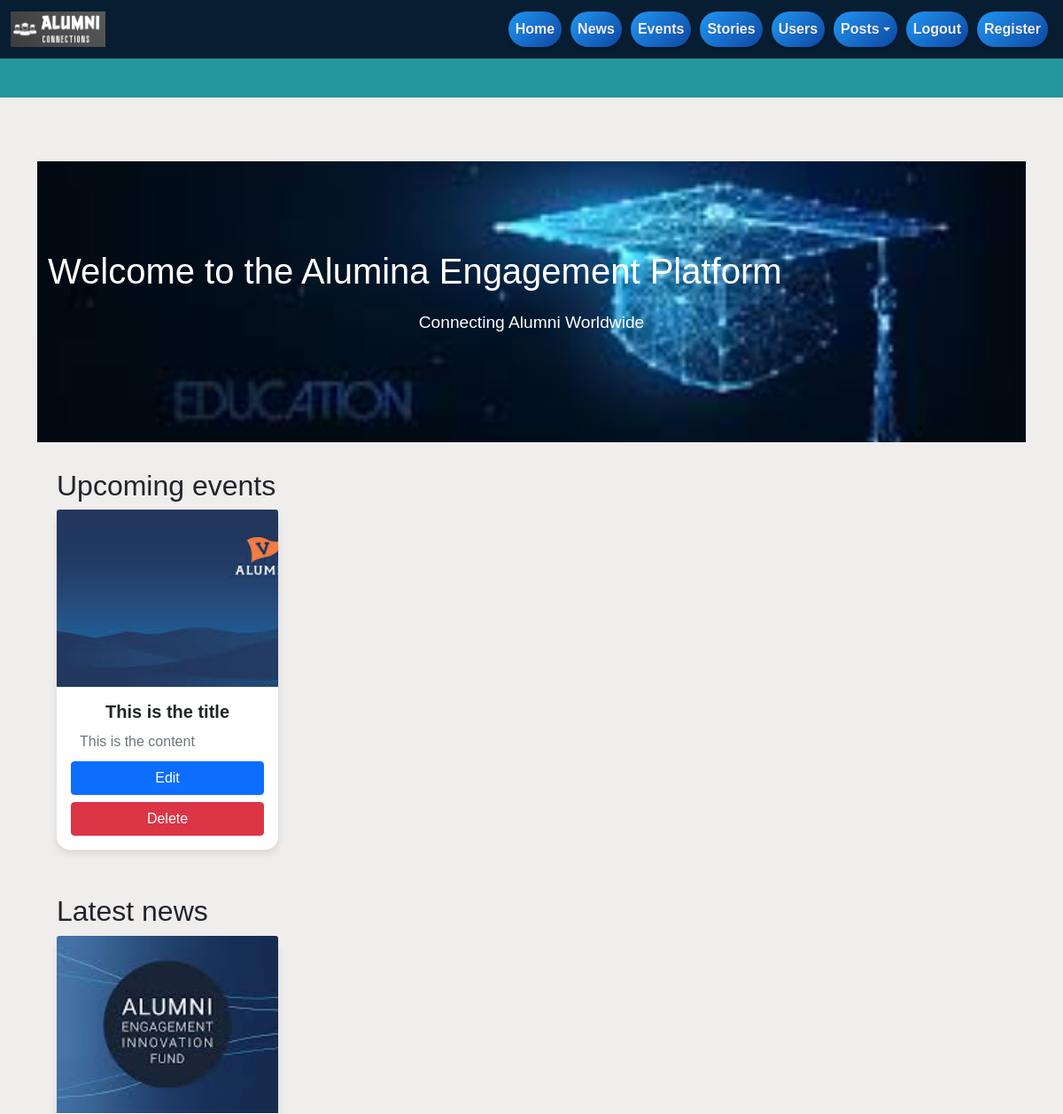
Page /admin (signed in, upper part) on the earlier database version.
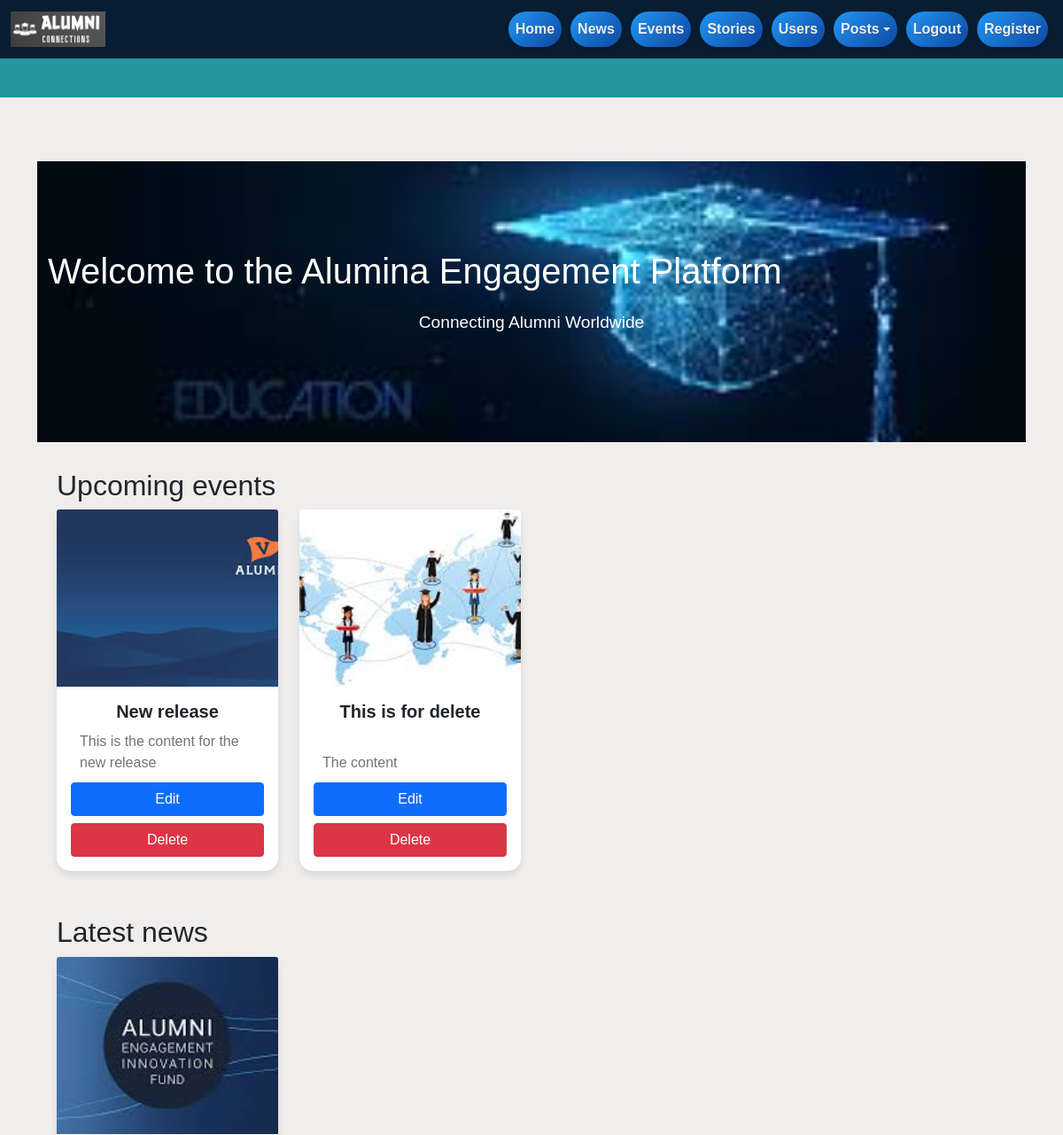
Same page on the later database version.
### app/models.py (models this page shows, shortened)
class Post(db.Model):
    id = db.Column(db.Integer, primary_key=True)
    title = db.Column(db.String(100), nullable=False)
    date_posted = db.Column(db.DateTime, nullable=False, default=datetime.utcnow)
    content = db.Column(db.Text, nullable=False)
    image_file = db.Column(db.String(20), nullable=True)
    user_id = db.Column(db.Integer, db.ForeignKey('user.id'), nullable=False)
    likes = db.relationship('Like', backref='post', lazy=True)
    comments = db.relationship('Comment', backref='post', lazy=True)
    link = db.Column(db.String(255), nullable=True)
    category = db.Column(db.String(25), nullable=True)

### app/routes.py (the view)
@main.route("/admin")
def admin():
    posts = Post.query.filter_by(category='post').all()
    news = Post.query.filter_by(category='news').all()
    events = Post.query.filter_by(category='event').all()
    event_registrations = read_event_registrations()
    if current_user.is_authenticated:
        return render_template('admin.html', posts = posts, news = news, events = events, event_registrations = event_registrations)
    return redirect(url_for('auth.adminLogin'))

### app/models.py (called while the page is built)
@login_manager.user_loader
def load_user(user_id):
    return User.query.get(int(user_id))

### app/utils.py (called while the page is built)
def read_event_registrations():
    csv_file_path = 'app/docs/event_registrations.csv'
    registrations = []
    if os.path.isfile(csv_file_path):
        with open(csv_file_path, 'r') as csvfile:
            reader = csv.DictReader(csvfile)
            for row in reader:
                registrations.append(row)
    return registrations

### app/templates/admin.html (shortened to what this page needs)
<!DOCTYPE html>
<html lang="en">
<head>
    <link href="https://cdn.jsdelivr.net/npm/bootstrap@5.0.2/dist/css/bootstrap.min.css" rel="stylesheet">
    <link rel="stylesheet" href="{{ url_for('static', filename='css/custom.css') }}">
</head>
<body>
    <nav class="navbar navbar-expand-lg navbar-custom fixed-top">
        <div class="container-fluid">
            <a class="navbar-brand" href="{{ url_for('main.home') }}">
                <img src="{{ url_for('static', filename='images/alumni copy.png') }}" alt="Alumina Logo">
            </a>
            <div class="collapse navbar-collapse" id="navbarNavDropdown">
                <ul class="navbar-nav ms-auto">
                    <li class="nav-item">
                        <a class="nav-link" href="{{ url_for('main.home') }}">Home</a>
                    </li>
                    <li class="nav-item">
                        <a class="nav-link" href="#latest-news">News</a>
                    </li>
                    <li class="nav-item">
                        <a class="nav-link" href="#upcoming-events">Events</a>
                    </li>
                    <li class="nav-item">
                        <a class="nav-link" href="#stories">Stories</a>
                    </li>
                    <li class="nav-item">
                        <a class="nav-link" href="{{url_for('main.user_list')}}">Users</a>
                    </li>
                    <li class="nav-item dropdown">
                        <a class="nav-link dropdown-toggle" href="#" role="button" data-bs-toggle="dropdown" aria-expanded="false">
                          Posts
                        </a>
                      </li>
                    <li class="nav-item">
                        <a class="nav-link" href="{{ url_for('auth.logout') }}">Logout</a>
                    </li>
                        <li class="nav-item"><a class="nav-link" href="{{ url_for('auth.register') }}">Register</a></li>
                </ul>
            </div>
        </div>
    </nav>
    <div class="container-ticker">
        <p class="ticker-text">WELCOME TO ALUMINA - CONNECTING ALUMNI - DISCOVER OPPORTUNITIES - STAY INFORMED!!! 🎓🌟🔍📰-</p>
    </div>
    <div class="container mt-5 pt-4">
 <section class="hero">
  <div class="container " style="text-align: center;" >
      <h2>Welcome to the Alumina Engagement Platform</h2>
      <p>Connecting Alumni Worldwide</p>
  </div>
</section>
<section class="success-stories" id="post">
<div class="container">
    <h2>Upcoming events</h2>
    <div class="row row-cols-1 row-cols-md-4 g-4">
      {% for item in events%}
      <div class="col">
        <div class="card h-100">
          {% if item.image_file %}
          <img src="{{ url_for('static', filename='post_pics/' + item.image_file) }}" class="card-img-top" alt="..." style="width: 100%; height: 200px; object-fit: cover;">
      {% else %}
          <img src="{{ url_for('static', filename='default_image.jpg') }}" class="card-img-top" alt="..." style="width: 100%; height: 200px; object-fit: cover;">
      {% endif %}
          <div class="card-body">
            <h5 class="card-title">{{item.title}}</h5>
            <p class="card-text">{{item.content}}</p>
            <a href="{{ url_for('main.update_post', post_id = item.id) }}" class="btn btn-primary mb-2">Edit</a>
            <a href="{{ url_for('main.delete_post', post_id = item.id) }}" class="btn btn-danger">Delete</a>
          </div>
        </div>
      </div>
      {% endfor %}
    </div>
</div>
</section>
<section class="success-stories" id="post">
  <div class="container">
      <h2>Latest news</h2>
      <div class="row row-cols-1 row-cols-md-4 g-4">
        {% for item in news%}
        <div class="col">
          <div class="card h-100">
            <img src="{{ url_for('static', filename='post_pics/' + item.image_file) }}" class="card-img-top" alt="..." style="width: 100%;height: 200px; object-fit: cover;">
          </div>
        </div>
        {% endfor %}
      </div>
  </div>
  </section>
</body>
</html>

Differences in the rows shown:
changed Post: title "This is the title" → "New release"; content "This is the content" → "This is the content for the new release"
added Post: image_file (picture), title "This is for delete", content "The content", shown under "Upcoming events"
